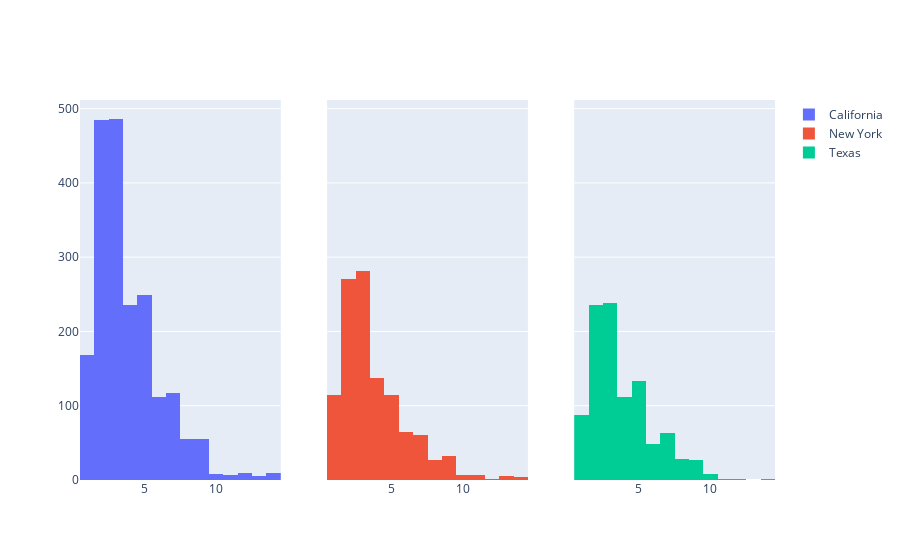

This figure's notebook cell:
### Markdown cell above
## 3. Crea un conjunto de 3 histogramas interactivos que muestren las distribuciones de cantidad por pedido para los siguientes estados: California, Nueva York y Texas.

### Code cell
df=data_excel.copy()
df_cal=df.loc[df["State"]=="California", :]
df_ny=df.loc[df["State"]=="New York", :]
df_tx=df.loc[df["State"]=="Texas", :]

from plotly.subplots import make_subplots
fig=make_subplots(1,3, shared_yaxes=True)
fig.add_histogram(x=df_cal["Quantity"], name="California", col=1, row=1)
fig.add_histogram(x=df_ny["Quantity"], name="New York", col=2, row=1)
fig.add_histogram(x=df_tx["Quantity"], name="Texas", col=3, row=1)

### Figure 1 — Plotly figure (JSON) as saved in the notebook; plotly's stock layout.template omitted (floating-point values rounded to 4 significant figures; data arrays with more than 128 entries replaced by an {"elided": "..."} marker saying what was removed)
{"data": [{"name": "California", "type": "histogram", "x": {"elided": "2001 int values"}, "xaxis": "x", "yaxis": "y"}, {"name": "New York", "type": "histogram", "x": {"elided": "1128 int values"}, "xaxis": "x2", "yaxis": "y2"}, {"name": "Texas", "type": "histogram", "x": {"elided": "985 int values"}, "xaxis": "x3", "yaxis": "y3"}], "layout": {"xaxis": {"anchor": "y", "domain": [0, 0.2889]}, "xaxis2": {"anchor": "y2", "domain": [0.3556, 0.6444]}, "xaxis3": {"anchor": "y3", "domain": [0.7111, 1]}, "yaxis": {"anchor": "x", "domain": [0, 1]}, "yaxis2": {"anchor": "x2", "domain": [0, 1], "matches": "y", "showticklabels": false}, "yaxis3": {"anchor": "x3", "domain": [0, 1], "matches": "y", "showticklabels": false}}}
